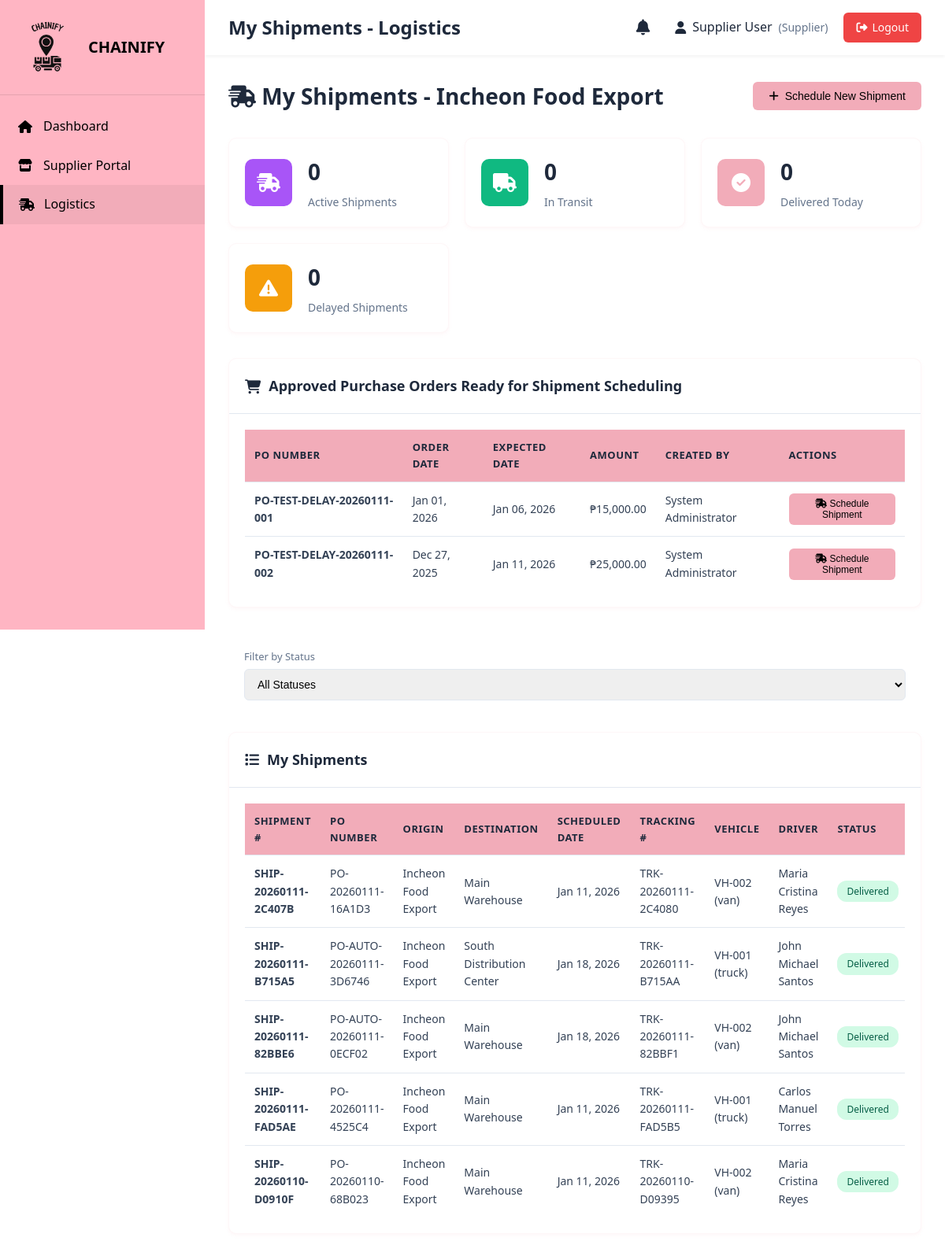
The page /modules/supplier_logistics.php (signed in) on the database its author committed.
### tables this page shows
CREATE TABLE `suppliers` (
  `id` int(11) NOT NULL,
  `user_id` int(11) DEFAULT NULL,
  `company_name` varchar(100) NOT NULL,
  `contact_person` varchar(100) DEFAULT NULL,
  `email` varchar(100) DEFAULT NULL,
  `phone` varchar(20) DEFAULT NULL,
  `address` text DEFAULT NULL,
  `products_supplied` text DEFAULT NULL,
  `performance_rating` decimal(3,2) DEFAULT 0.00,
  `status` enum('active','inactive') DEFAULT 'active',
  `created_at` timestamp NOT NULL DEFAULT current_timestamp(),
  `updated_at` timestamp NOT NULL DEFAULT current_timestamp() ON UPDATE current_timestamp()
);

CREATE TABLE `purchase_orders` (
  `id` int(11) NOT NULL,
  `po_number` varchar(50) NOT NULL,
  `supplier_id` int(11) NOT NULL,
  `created_by` int(11) NOT NULL,
  `order_date` date NOT NULL,
  `delivery_date` date DEFAULT NULL,
  `status` enum('pending','approved','scheduled','in_transit','received','cancelled') DEFAULT 'pending',
  `admin_approved` tinyint(1) DEFAULT 0,
  `admin_approved_by` int(11) DEFAULT NULL,
  `admin_approved_at` timestamp NULL DEFAULT NULL,
  `supplier_approved` tinyint(1) DEFAULT 0,
  `supplier_approved_by` int(11) DEFAULT NULL,
  `supplier_approved_at` timestamp NULL DEFAULT NULL,
  `total_amount` decimal(10,2) DEFAULT 0.00,
  `notes` text DEFAULT NULL,
  `created_at` timestamp NOT NULL DEFAULT current_timestamp(),
  `updated_at` timestamp NOT NULL DEFAULT current_timestamp() ON UPDATE current_timestamp(),
  `delay_status` enum('none','requested','approved','rejected') DEFAULT 'none' COMMENT 'Status of delay request: none, requested by supplier, approved, or rejected by procurement',
  `delay_requested_date` date DEFAULT NULL COMMENT 'New delivery date requested by supplier',
  `delay_notes` text DEFAULT NULL COMMENT 'Notes from supplier explaining the delay',
  `delay_response_notes` text DEFAULT NULL COMMENT 'Notes from procurement staff when responding to delay request',
  `delay_requested_at` timestamp NULL DEFAULT NULL COMMENT 'When supplier requested the delay',
  `delay_responded_at` timestamp NULL DEFAULT NULL COMMENT 'When procurement responded to delay request',
  `delay_responded_by` int(11) DEFAULT NULL COMMENT 'User ID of procurement staff who responded'
);

CREATE TABLE `users` (
  `id` int(11) NOT NULL,
  `username` varchar(50) NOT NULL,
  `email` varchar(100) NOT NULL,
  `password` varchar(255) NOT NULL,
  `role` enum('admin','procurement_staff','warehouse_officer','logistics_manager','supplier') NOT NULL,
  `full_name` varchar(100) NOT NULL,
  `status` enum('active','inactive') DEFAULT 'active',
  `created_at` timestamp NOT NULL DEFAULT current_timestamp(),
  `updated_at` timestamp NOT NULL DEFAULT current_timestamp() ON UPDATE current_timestamp()
);

CREATE TABLE `shipments` (
  `id` int(11) NOT NULL,
  `shipment_number` varchar(50) NOT NULL,
  `po_id` int(11) DEFAULT NULL,
  `transfer_id` int(11) DEFAULT NULL,
  `type` enum('inbound','transfer') NOT NULL,
  `origin_warehouse_id` int(11) DEFAULT NULL,
  `destination_warehouse_id` int(11) DEFAULT NULL,
  `supplier_id` int(11) DEFAULT NULL,
  `vehicle_id` int(11) DEFAULT NULL,
  `driver_id` int(11) DEFAULT NULL,
  `status` enum('scheduled','in_transit','delivered','cancelled') DEFAULT 'scheduled',
  `scheduled_date` date DEFAULT NULL,
  `delivery_date` date DEFAULT NULL,
  `tracking_number` varchar(100) DEFAULT NULL,
  `transport_cost` decimal(10,2) DEFAULT 0.00,
  `created_by` int(11) NOT NULL,
  `created_at` timestamp NOT NULL DEFAULT current_timestamp(),
  `updated_at` timestamp NOT NULL DEFAULT current_timestamp() ON UPDATE current_timestamp(),
  `distance_km` decimal(10,2) DEFAULT NULL,
  `estimated_time_minutes` int(11) DEFAULT NULL,
  `current_latitude` decimal(10,8) DEFAULT NULL,
  `current_longitude` decimal(11,8) DEFAULT NULL,
  `last_location_update` timestamp NULL DEFAULT NULL,
  `estimated_arrival` timestamp NULL DEFAULT NULL
);

CREATE TABLE `warehouses` (
  `id` int(11) NOT NULL,
  `name` varchar(100) NOT NULL,
  `location` varchar(200) DEFAULT NULL,
  `capacity` decimal(10,2) DEFAULT NULL,
  `utilized_capacity` decimal(10,2) DEFAULT 0.00,
  `status` enum('active','inactive') DEFAULT 'active',
  `created_at` timestamp NOT NULL DEFAULT current_timestamp(),
  `updated_at` timestamp NOT NULL DEFAULT current_timestamp() ON UPDATE current_timestamp(),
  `latitude` decimal(10,8) DEFAULT NULL,
  `longitude` decimal(11,8) DEFAULT NULL
);

CREATE TABLE `vehicles` (
  `id` int(11) NOT NULL,
  `vehicle_number` varchar(50) NOT NULL,
  `vehicle_type` enum('truck','van','container','trailer','other') NOT NULL DEFAULT 'truck',
  `make` varchar(100) DEFAULT NULL,
  `model` varchar(100) DEFAULT NULL,
  `year` year(4) DEFAULT NULL,
  `license_plate` varchar(50) DEFAULT NULL,
  `capacity_kg` decimal(10,2) DEFAULT NULL,
  `capacity_volume` decimal(10,2) DEFAULT NULL,
  `fuel_type` enum('diesel','gasoline','electric','hybrid','other') DEFAULT 'diesel',
  `status` enum('available','in_use','maintenance','inactive') DEFAULT 'available',
  `current_location` varchar(200) DEFAULT NULL,
  `last_maintenance_date` date DEFAULT NULL,
  `next_maintenance_date` date DEFAULT NULL,
  `notes` text DEFAULT NULL,
  `created_at` timestamp NOT NULL DEFAULT current_timestamp(),
  `updated_at` timestamp NOT NULL DEFAULT current_timestamp() ON UPDATE current_timestamp()
);

CREATE TABLE `drivers` (
  `id` int(11) NOT NULL,
  `driver_code` varchar(50) NOT NULL,
  `full_name` varchar(100) NOT NULL,
  `license_number` varchar(50) DEFAULT NULL,
  `license_type` enum('A','B','C','D','E') NOT NULL DEFAULT 'B',
  `license_expiry` date DEFAULT NULL,
  `phone` varchar(20) DEFAULT NULL,
  `email` varchar(100) DEFAULT NULL,
  `address` text DEFAULT NULL,
  `status` enum('available','on_duty','off_duty','sick_leave','inactive') DEFAULT 'available',
  `hire_date` date DEFAULT NULL,
  `notes` text DEFAULT NULL,
  `created_at` timestamp NOT NULL DEFAULT current_timestamp(),
  `updated_at` timestamp NOT NULL DEFAULT current_timestamp() ON UPDATE current_timestamp()
);

### config/config.php (called while the page is built, shortened)
<?php
function getSupplierId() {
    $conn = getDBConnection();
    $stmt = $conn->prepare("SELECT id FROM suppliers WHERE user_id = ? LIMIT 1");
    $stmt->bind_param("i", $_SESSION['user_id']);
    $stmt->execute();
    $result = $stmt->get_result();
    $supplier = $result->fetch_assoc();
    return $supplier ? $supplier['id'] : null;
}
function formatCurrency($amount) {
    return '₱' . number_format($amount, 2);
}
function formatDate($date) {
    return date('M d, Y', strtotime($date));
}
?>

### modules/supplier_logistics.php (the view, shortened to what this page needs)
<?php
require_once '../config/config.php';
$conn = getDBConnection();
$supplier_id = getSupplierId();
$supplier_stmt = $conn->prepare("SELECT * FROM suppliers WHERE id = ?");
$supplier_stmt->bind_param("i", $supplier_id);
$supplier_stmt->execute();
$supplier_result = $supplier_stmt->get_result();
$supplier_info = $supplier_result->fetch_assoc();
$purchase_orders = [];
$po_stmt = $conn->prepare("
    SELECT po.*, u.full_name as created_by_name,
           (SELECT COUNT(*) FROM shipments WHERE po_id = po.id) as shipment_count
    FROM purchase_orders po
    JOIN users u ON po.created_by = u.id
    WHERE po.supplier_id = ? AND po.status = 'approved'
    AND po.admin_approved = TRUE AND po.supplier_approved = TRUE
    AND (SELECT COUNT(*) FROM shipments WHERE po_id = po.id) = 0
    ORDER BY po.created_at DESC
");
$po_stmt->bind_param("i", $supplier_id);
$po_stmt->execute();
$po_result = $po_stmt->get_result();
while ($row = $po_result->fetch_assoc()) {
    $purchase_orders[] = $row;
}
$where_conditions = ["s.supplier_id = ?"];
$param_types = "i";
$params = [$supplier_id];
$where_clause = "WHERE " . implode(" AND ", $where_conditions);
$query = "
    SELECT s.*,
           po.po_number,
           w1.name as origin_warehouse,
           w2.name as destination_warehouse,
           v.vehicle_number, v.vehicle_type, v.make as vehicle_make, v.model as vehicle_model,
           d.full_name as driver_name, d.driver_code, d.phone as driver_phone,
           u.full_name as created_by_name
    FROM shipments s
    LEFT JOIN purchase_orders po ON s.po_id = po.id
    LEFT JOIN warehouses w1 ON s.origin_warehouse_id = w1.id
    LEFT JOIN warehouses w2 ON s.destination_warehouse_id = w2.id
    LEFT JOIN vehicles v ON s.vehicle_id = v.id
    LEFT JOIN drivers d ON s.driver_id = d.id
    JOIN users u ON s.created_by = u.id
    $where_clause
    ORDER BY s.created_at DESC
";
$stmt = $conn->prepare($query);
$stmt->bind_param($param_types, ...$params);
$stmt->execute();
$result = $stmt->get_result();
$shipments = [];
while ($row = $result->fetch_assoc()) {
    $shipments[] = $row;
}
$shipment_stats = [
    'active' => 0,
    'in_transit' => 0,
    'delivered_today' => 0,
    'delayed' => 0,
    'total' => count($shipments)
];
include '../includes/header.php';
?>
<div class="page-header">
    <h2><i class="fas fa-shipping-fast"></i> My Shipments - <?php echo htmlspecialchars($supplier_info['company_name'] ?? ''); ?></h2>
    <?php if (!empty($purchase_orders)): ?>
    <button class="btn btn-primary" onclick="openScheduleShipmentModal(0)">
        <i class="fas fa-plus"></i> Schedule New Shipment
    </button>
    <?php endif; ?>
</div>
<div class="stats-grid" style="margin-bottom: 2rem;">
    <div class="stat-card">
        <div class="stat-icon purple">
            <i class="fas fa-shipping-fast"></i>
        </div>
        <div class="stat-info">
            <h3><?php echo $shipment_stats['active']; ?></h3>
            <p>Active Shipments</p>
        </div>
    </div>
    <div class="stat-card">
        <div class="stat-icon green">
            <i class="fas fa-truck"></i>
        </div>
        <div class="stat-info">
            <h3><?php echo $shipment_stats['in_transit']; ?></h3>
            <p>In Transit</p>
        </div>
    </div>
    <div class="stat-card">
        <div class="stat-icon blue">
            <i class="fas fa-check-circle"></i>
        </div>
        <div class="stat-info">
            <h3><?php echo $shipment_stats['delivered_today']; ?></h3>
            <p>Delivered Today</p>
        </div>
    </div>
    <div class="stat-card">
        <div class="stat-icon orange">
            <i class="fas fa-exclamation-triangle"></i>
        </div>
        <div class="stat-info">
            <h3><?php echo $shipment_stats['delayed']; ?></h3>
            <p>Delayed Shipments</p>
        </div>
    </div>
</div>
<?php if (!empty($purchase_orders)): ?>
<div class="dashboard-card" style="margin-bottom: 2rem;">
    <div class="card-header">
        <h3><i class="fas fa-shopping-cart"></i> Approved Purchase Orders Ready for Shipment Scheduling</h3>
    </div>
    <div class="card-body">
        <div style="overflow-x: auto;">
            <table class="data-table">
                <thead>
                    <tr>
                        <th>PO Number</th>
                        <th>Order Date</th>
                        <th>Expected Date</th>
                        <th>Amount</th>
                        <th>Created By</th>
                        <th>Actions</th>
                    </tr>
                </thead>
                <tbody>
                    <?php foreach ($purchase_orders as $po): ?>
                        <tr>
                            <td><strong><?php echo htmlspecialchars($po['po_number']); ?></strong></td>
                            <td><?php echo formatDate($po['order_date']); ?></td>
                            <td><?php echo $po['delivery_date'] ? formatDate($po['delivery_date']) : 'N/A'; ?></td>
                            <td><?php echo formatCurrency($po['total_amount']); ?></td>
                            <td><?php echo htmlspecialchars($po['created_by_name']); ?></td>
                            <td>
                                <button class="btn btn-sm btn-primary" onclick="openScheduleShipmentModal(<?php echo $po['id']; ?>)">
                                    <i class="fas fa-shipping-fast"></i> Schedule Shipment
                                </button>
                            </td>
                        </tr>
                    <?php endforeach; ?>
                </tbody>
            </table>
        </div>
    </div>
</div>
<?php endif; ?>
<div class="filters-bar">
    <div class="filter-group">
        <label>Filter by Status</label>
        <select class="form-control" onchange="window.location.href='?status=' + this.value">
            <option value="">All Statuses</option>
        </select>
    </div>
</div>
<div class="dashboard-card">
    <div class="card-header">
        <h3><i class="fas fa-list"></i> My Shipments</h3>
    </div>
    <div class="card-body">
        <?php if (empty($shipments)): ?>
            <p class="text-muted">No shipments found. Shipments you schedule will appear here.</p>
        <?php else: ?>
            <div style="overflow-x: auto;">
                <table class="data-table">
                    <thead>
                        <tr>
                            <th>Shipment #</th>
                            <th>PO Number</th>
                            <th>Origin</th>
                            <th>Destination</th>
                            <th>Scheduled Date</th>
                            <th>Tracking #</th>
                            <th>Vehicle</th>
                            <th>Driver</th>
                            <th>Status</th>
                        </tr>
                    </thead>
                    <tbody>
                        <?php foreach ($shipments as $shipment): ?>
                            <tr>
                                <td><strong><?php echo htmlspecialchars($shipment['shipment_number']); ?></strong></td>
                                <td><?php echo $shipment['po_number'] ?? 'N/A'; ?></td>
                                <td><?php
                                    if (empty($shipment['origin_warehouse'])) {
                                        echo htmlspecialchars($supplier_info['company_name'] ?? 'N/A');
                                    } else {
                                        echo $shipment['origin_warehouse'] ?? 'N/A';
                                    }
                                ?></td>
                                <td><?php echo $shipment['destination_warehouse'] ?? 'N/A'; ?></td>
                                <td><?php echo formatDate($shipment['scheduled_date']); ?></td>
                                <td><?php
                                    $tracking = $shipment['tracking_number'] ?? null;
                                    if (empty($tracking) || $tracking === '0' || $tracking === 'N/A') {
                                        echo 'N/A';
                                    } else {
                                        echo htmlspecialchars($tracking);
                                    }
                                ?></td>
                                <td><?php
                                    if (!empty($shipment['vehicle_number'])) {
                                        echo htmlspecialchars($shipment['vehicle_number']);
                                        if (!empty($shipment['vehicle_type'])) {
                                            echo ' (' . htmlspecialchars($shipment['vehicle_type']) . ')';
                                        }
                                    } else {
                                        echo 'N/A';
                                    }
                                ?></td>
                                <td><?php
                                    if (!empty($shipment['driver_name'])) {
                                        echo htmlspecialchars($shipment['driver_name']);
                                    } else {
                                        echo 'N/A';
                                    }
                                ?></td>
                                <td>
                                    <span class="badge badge-<?php echo $shipment['status']; ?>">
                                        <?php echo ucfirst(str_replace('_', ' ', $shipment['status'])); ?>
                                    </span>
                                </td>
                            </tr>
                        <?php endforeach; ?>
                    </tbody>
                </table>
            </div>
        <?php endif; ?>
    </div>
</div>
<?php include '../includes/footer.php'; ?>

### rows shown on the page
suppliers: company_name "Incheon Food Export"
purchase_orders: po_number "PO-TEST-DELAY-20260111-001", order_date "Jan 01, 2026", delivery_date "Jan 06, 2026", total_amount "₱15,000.00", created_by.full_name "System Administrator"
purchase_orders: po_number "PO-TEST-DELAY-20260111-002", order_date "Dec 27, 2025", delivery_date "Jan 11, 2026", total_amount "₱25,000.00", created_by.full_name "System Administrator"
shipments: shipment_number "SHIP-20260111-2C407B", po.po_number "PO-20260111-16A1D3", supplier.company_name "Incheon Food Export", destination_warehouse.name "Main Warehouse", scheduled_date "Jan 11, 2026", tracking_number "TRK-20260111-2C4080", vehicle.vehicle_number "VH-002", vehicle.vehicle_type "van", driver.full_name "Maria Cristina Reyes", status "Delivered"
shipments: shipment_number "SHIP-20260111-B715A5", po.po_number "PO-AUTO-20260111-3D6746", supplier.company_name "Incheon Food Export", destination_warehouse.name "South Distribution Center", scheduled_date "Jan 18, 2026", tracking_number "TRK-20260111-B715AA", vehicle.vehicle_number "VH-001", vehicle.vehicle_type "truck", driver.full_name "John Michael Santos", status "Delivered"
shipments: shipment_number "SHIP-20260111-82BBE6", po.po_number "PO-AUTO-20260111-0ECF02", supplier.company_name "Incheon Food Export", destination_warehouse.name "Main Warehouse", scheduled_date "Jan 18, 2026", tracking_number "TRK-20260111-82BBF1", vehicle.vehicle_number "VH-002", vehicle.vehicle_type "van", driver.full_name "John Michael Santos", status "Delivered"
shipments: shipment_number "SHIP-20260111-FAD5AE", po.po_number "PO-20260111-4525C4", supplier.company_name "Incheon Food Export", destination_warehouse.name "Main Warehouse", scheduled_date "Jan 11, 2026", tracking_number "TRK-20260111-FAD5B5", vehicle.vehicle_number "VH-001", vehicle.vehicle_type "truck", driver.full_name "Carlos Manuel Torres", status "Delivered"
shipments: shipment_number "SHIP-20260110-D0910F", po.po_number "PO-20260110-68B023", supplier.company_name "Incheon Food Export", destination_warehouse.name "Main Warehouse", scheduled_date "Jan 11, 2026", tracking_number "TRK-20260110-D09395", vehicle.vehicle_number "VH-002", vehicle.vehicle_type "van", driver.full_name "Maria Cristina Reyes", status "Delivered"

### other values the page prints
$pageTitle "My Shipments - Logistics"
$_SESSION['full_name'] "Supplier User"
str_replace('_', ' ', $_SESSION['role']) "Supplier"
$shipment_stats['active'] "0"
$shipment_stats['in_transit'] "0"
$shipment_stats['delivered_today'] "0"
$shipment_stats['delayed'] "0"
